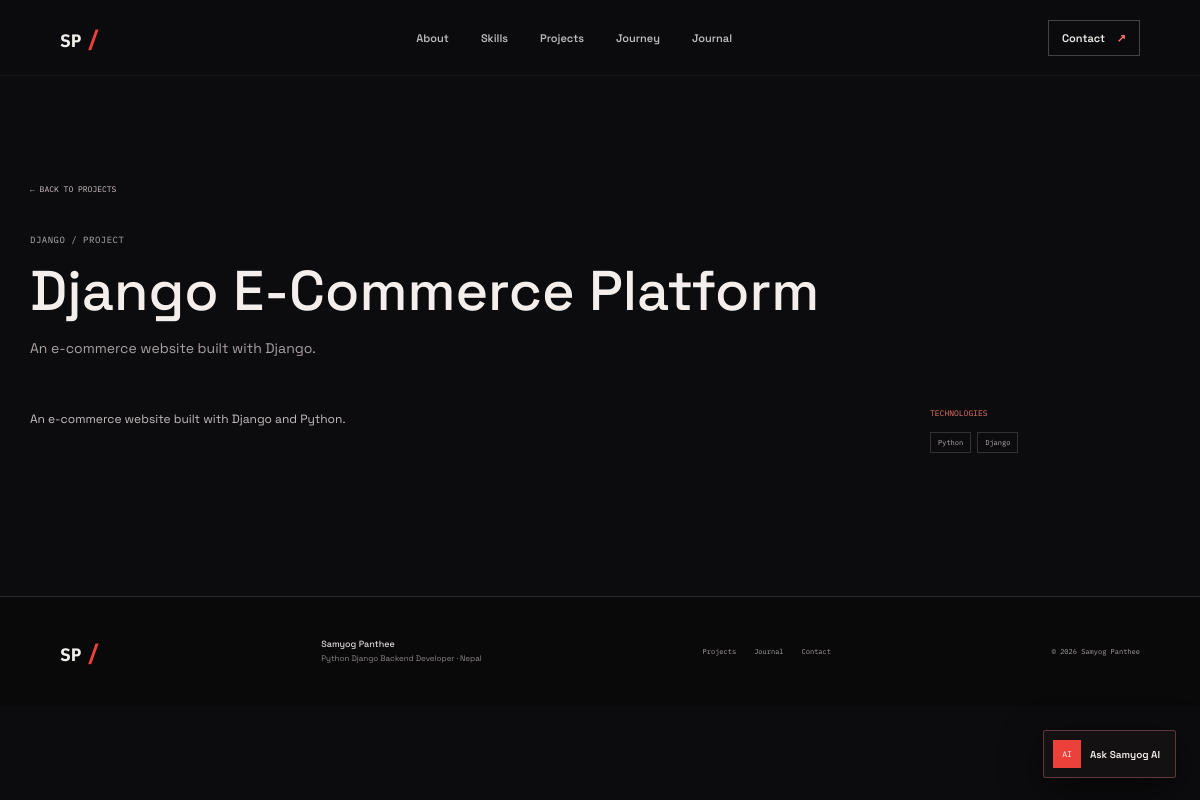
The page /projects/django-ecommerce-platform/ on the database its author committed.
### portfolio/models.py (models this page shows, shortened)
class Project(models.Model):
    CATEGORY_CHOICES = [
        ('django', 'Django'),
        ('api', 'REST API'),
        ('python', 'Python'),
        ('flask', 'Flask'),
        ('web', 'Web application'),
    ]
    title = models.CharField(max_length=140)
    slug = models.SlugField(unique=True)
    summary = models.CharField(max_length=220)
    description = models.TextField()
    category = models.CharField(max_length=12, choices=CATEGORY_CHOICES, default='django')
    thumbnail = models.ImageField(upload_to='projects/', blank=True)
    image_alt = models.CharField(max_length=180, blank=True)
    technologies = models.CharField(max_length=240, blank=True, help_text='Comma-separated technologies')
    github_url = models.URLField(blank=True)
    live_url = models.URLField(blank=True)
    technical_highlights = models.TextField(blank=True, help_text='One highlight per line')
    featured = models.BooleanField(default=False)
    published = models.BooleanField(default=True)
    display_order = models.PositiveSmallIntegerField(default=0)
    project_date = models.DateField(null=True, blank=True)
    class Meta:
        ordering = ('-featured', 'display_order', '-project_date', 'title')
    @property
    def technology_list(self):
        return [technology.strip() for technology in self.technologies.split(',') if technology.strip()]
    @property
    def highlight_list(self):
        return [highlight.strip() for highlight in self.technical_highlights.splitlines() if highlight.strip()]

class PortfolioProfile(models.Model):
    name = models.CharField(max_length=100)
    role = models.CharField(max_length=140)
    bio = models.TextField()
    location = models.CharField(max_length=100, blank=True)
    education = models.CharField(max_length=180, blank=True)
    institution = models.CharField(max_length=180, blank=True)
    study_year = models.CharField(max_length=80, blank=True)
    email = models.EmailField(blank=True)
    github_url = models.URLField(blank=True)
    linkedin_url = models.URLField(blank=True)
    facebook_url = models.URLField(blank=True)
    instagram_url = models.URLField(blank=True)
    profile_photo = models.ImageField(upload_to='profile/', blank=True)
    resume_file = models.FileField(upload_to='resume/', blank=True)
    updated_at = models.DateTimeField(auto_now=True)
    class Meta:
        verbose_name = 'portfolio profile'
        verbose_name_plural = 'portfolio profile'

### portfolio/views.py (the view)
# urls.py: path('projects/<slug:slug>/', views.project_detail, name='project_detail'),
@require_GET
def project_detail(request, slug):
    project = get_object_or_404(Project.objects.prefetch_related('gallery'), slug=slug, published=True)
    return render(request, 'portfolio/project_detail.html', {'project': project})

### portfolio/context_processors.py (called while the page is built)
def profile_context(request):
    return {'profile': PortfolioProfile.objects.filter(pk=1).first()}

### portfolio/templates/portfolio/project_detail.html (shortened to what this page needs)
{% extends 'portfolio/base.html' %}
{% block content %}
<article class="detail-page content-section">
  <a class="back-link" href="{% url 'home' %}#projects">← BACK TO PROJECTS</a>
  <p class="eyebrow">{{ project.get_category_display }} / PROJECT</p>
  <h1>{{ project.title }}</h1><p class="detail-summary">{{ project.summary }}</p>
  <div class="detail-layout"><div class="detail-copy">{{ project.description|linebreaks }}</div><aside class="detail-meta"><span>TECHNOLOGIES</span><div class="project-tech">{% for technology in project.technology_list %}<span>{{ technology }}</span>{% endfor %}</div></aside></div>
</article>
{% endblock %}

### portfolio/templates/portfolio/base.html (shortened to what this page needs)
{% load static %}
<!doctype html>
<html lang="en">
<head>
  <link rel="stylesheet" href="{% static 'portfolio/css/portfolio.css' %}">
</head>
<body>
  <header class="site-header">
    <a class="site-logo" href="{% url 'home' %}" aria-label="{{ profile.name|default:'Samyog Panthee' }} home"><span>SP</span><b>/</b></a>
    <nav class="main-nav" id="primary-navigation" aria-label="Primary navigation">
      <a href="{% url 'home' %}#about">About</a>
      <a href="{% url 'home' %}#skills">Skills</a>
      <a href="{% url 'home' %}#projects">Projects</a>
      <a href="{% url 'home' %}#journey">Journey</a>
      <a href="{% url 'blog_list' %}">Journal</a>
    </nav>
    <a class="nav-cta" href="{% url 'home' %}#contact">Contact <span aria-hidden="true">↗</span></a>
  </header>
  <main id="main-content">{% block content %}{% endblock %}</main>
  <footer class="site-footer">
    <a class="site-logo" href="{% url 'home' %}" aria-label="Back to top"><span>SP</span><b>/</b></a>
    <p><strong>{{ profile.name|default:'Samyog Panthee' }}</strong><br>Python Django Backend Developer · Nepal</p>
    <nav aria-label="Footer navigation"><a href="{% url 'home' %}#projects">Projects</a><a href="{% url 'blog_list' %}">Journal</a><a href="{% url 'home' %}#contact">Contact</a></nav>
    <span class="footer-copy">© 2026 {{ profile.name|default:'Samyog Panthee' }}</span>
  </footer>
  <button class="chat-launcher" id="chat-launcher" type="button" aria-label="Open Samyog AI" aria-expanded="false"><span class="chat-launcher-mark">AI</span><span>Ask Samyog AI</span></button>
</body>
</html>

### portfolio/static/portfolio/css/portfolio.css (style rules this page uses)
:root { color-scheme: dark; --bg: #0c0c0e; --surface: #121214; --surface-2: #18181b; --surface-3: #202024; --line: #303035; --text: #f1efec; --muted: #a2a0a0; --quiet: #757477; --red: #ec403b; --red-soft: #ff7770; --green: #72c899; --mono: "IBM Plex Mono", monospace; --sans: "Space Grotesk", sans-serif; --content: 1280px; }
* { box-sizing: border-box; }
html, body { overflow-x: clip; }
html { scroll-behavior: smooth; scroll-padding-top: 94px; }
body { margin: 0; overflow-x: clip; background: var(--bg); color: var(--text); font-family: var(--sans); -webkit-font-smoothing: antialiased; }
body, button, input, textarea { font-family: var(--sans); }
a { color: inherit; }
button, input, textarea { font: inherit; }
button { color: inherit; }
.site-header { position: sticky; z-index: 50; top: 0; min-height: 76px; display: flex; align-items: center; justify-content: space-between; gap: 26px; padding: 0 max(5vw, calc((100vw - var(--content)) / 2)); border-bottom: 1px solid #ffffff0e; background: #0c0c0ee8; backdrop-filter: blur(18px); }
.site-logo { display: inline-flex; align-items: baseline; gap: 5px; color: var(--text); font: 700 18px var(--mono); letter-spacing: 0; text-decoration: none; }
.site-logo span { color: var(--text); }
.site-logo b { color: var(--red); font-size: 23px; }
.main-nav { display: flex; align-items: center; gap: 32px; }
.main-nav a, .nav-cta { color: #bdbabb; font-size: 11px; font-weight: 600; text-decoration: none; transition: color .2s; }
.nav-cta { padding: 10px 13px; border: 1px solid #454145; color: var(--text); }
.nav-cta span { margin-left: 9px; color: var(--red-soft); }
.eyebrow { display: flex; align-items: center; gap: 9px; margin: 0 0 17px; color: #b4aeb0; font: 9px var(--mono); letter-spacing: .5px; text-transform: uppercase; }
.content-section { max-width: var(--content); margin: 0 auto; padding: 100px 30px; }
.project-tech { display: flex; flex-wrap: wrap; gap: 6px; }
.project-tech span { padding: 5px 7px; border: 1px solid #343034; color: #bab0b2; font: 7px var(--mono); }
.detail-page { min-height: 65vh; }
.back-link { display: inline-block; margin-bottom: 40px; color: #d4c8c9; font: 8px var(--mono); text-decoration: none; }
.detail-page > h1 { max-width: 900px; margin: 0 0 16px; color: #f4efed; font-size: 56px; font-weight: 500; line-height: 1.04; }
.detail-summary { max-width: 700px; color: #aaa1a2; font-size: 14px; line-height: 1.75; }
.detail-layout { display: grid; grid-template-columns: minmax(0,1fr) 240px; gap: 10%; margin-top: 35px; }
.detail-copy { color: #c7bfc0; font-size: 12px; line-height: 1.9; }
.detail-meta { display: flex; flex-direction: column; align-items: start; gap: 14px; padding-top: 12px; }
.detail-meta > span { color: #ee736d; font: 8px var(--mono); }
.site-footer { min-height: 110px; display: flex; align-items: center; justify-content: space-between; gap: 25px; padding: 24px max(5vw, calc((100vw - var(--content)) / 2)); border-top: 1px solid #2c292c; background: #09090a; }
.site-footer p { margin: 0; color: #8f888a; font-size: 8px; line-height: 1.7; }
.site-footer p strong { color: #dfd8d7; font-size: 9px; font-weight: 500; }
.site-footer nav { display: flex; gap: 18px; }
.site-footer nav a,.footer-copy { color: #aaa1a2; font: 7px var(--mono); text-decoration: none; }
.chat-launcher { position: fixed; z-index: 80; right: 24px; bottom: 22px; min-height: 48px; display: flex; align-items: center; gap: 9px; padding: 0 15px 0 9px; border: 1px solid #5e383a; border-radius: 2px; background: #161315ef; color: #f4efed; font-size: 10px; font-weight: 600; box-shadow: 0 12px 38px #0008; cursor: pointer; transition: transform .2s, border-color .2s; }
.chat-launcher-mark { width: 28px; height: 28px; display: grid; place-items: center; background: var(--red); color: white; font: 8px var(--mono); }
.reveal { opacity: 0; transform: translateY(16px); transition: opacity .65s,transform .65s; }
.reveal.is-visible { opacity: 1; transform: translateY(0); }

### rows shown on the page
Project: category "DJANGO", title "Django E-Commerce Platform", summary "An e-commerce website built with Django.", description "An e-commerce website built with Django and Python."
PortfolioProfile: name "Samyog Panthee"

### other values the page prints
{{ technology }} "Python" "Django"
